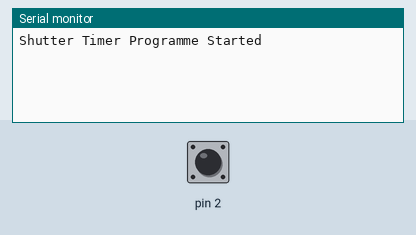
This sketch was run on a simulated Arduino Uno, built with avr-gcc and run on an emulated ATmega328P. Parts: the last lines printed to the serial monitor. The inputs (shaded band) are chosen by the test bench; at power-on: pin 2 LOW.

Above: at 1.2 s.
1.3 s: pin 2 pulsed HIGH 2 times (0.12 s each, 0.3 s apart)
At 1.49 s:
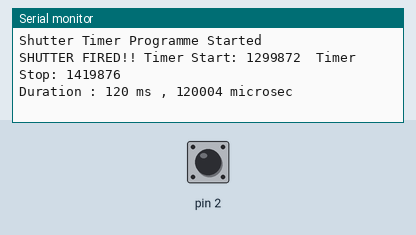
At 3.2 s:
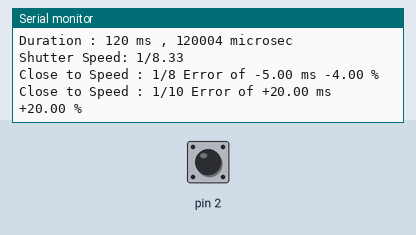

Measured:
- after the input at 1.3 s, the serial monitor: prints a new line after 0.12 s (image 1)

The sketch:

sketch_CameraShutterTimerIW.ino
```cpp
// Arduino Shutter Timer inspired by CAMERADACTYL Cameras this extended and revised version of the code created by Ian Wallace (Instagram & Twitter: @ian_onahillroad) june 2020
// Original CAMERADACTYL hardware construction video  https://youtu.be/UwOh3da_Y8s

volatile long Start = 0; // this is the time in microseconds that the shutter opens (the arduino runs a microsecond clock in the background always - it is reasonably accurate for this purpose)
volatile long Stop = 0;  // this is the time in microseconds that the shutter closes
volatile bool ShutterFired = false; // Communication from Interrupt that the shutter just fired.

void setup() {                                                                 //This part of the program is run exactly once on boot

  Serial.begin(9600);                                                          //opens a serial connection.
  attachInterrupt(digitalPinToInterrupt(2), ShutterChangeDetector, CHANGE);    //run the function ShutterChangeDetector, every time the voltage on pin 2 changes.
  Serial.println("Shutter Timer Programme Started" );                          // Let the user know we started.
  Serial.println();
  ShutterFired = false;

}

void CloseToSpeed(long closeto, long truespeed) {

  // Supporting utility function
  // used to easily compare to common shutter speeds and show error in shutter speed if a close match
  // Only intended to display fractional speeds

  // PARAM closeto      is the denominator of the common speed to check eg.  2  for half a sec 125 for 1/125
  // PARAM truespeed    is the measured speed in **microsconds**

  // show true speeds that are within these brackets of the typical shutter camera speed

  const float LOWERLIMIT = 0.75; // 75%
  const float UPPERLIMIT = 1.25; // 125%

  long closetomicros;

  // sanity check Positive number less than 1 sec

  if ((truespeed < 1000000) && (truespeed > 0) && (closeto > 1 ) && ( closeto < 1000000) ) {

    closetomicros = 1000000 / closeto;  //convert closeto to microseconds

    // is it within limits (typically) 25% of the closeto speed?  - 25% is an arbitrary amount but seems to work quite well

    if ( ((float)truespeed / (float)closetomicros > LOWERLIMIT ) && ((float)truespeed / (float)closetomicros < UPPERLIMIT)) {

      //Its close so print a comparison

      Serial.print("Close to Speed : 1/");
      Serial.print(closeto);
      Serial.print(" Error of " );
      if ((truespeed - closetomicros) > 0) {
        Serial.print("+");
      }
      Serial.print((float)((truespeed - closetomicros)) / 1000);
      Serial.print(" ms " ) ;
      if (truespeed == closetomicros) {
        Serial.println (" Accurate!!! ");
      } else {

        if ((truespeed - closetomicros) > 0) {
          Serial.print("+");
        }
        Serial.print( (((float)(truespeed - closetomicros) * 100) / closetomicros) );
        Serial.println(" %" ) ;
      }
    }

  } else {

    // bad params
    Serial.println("Bad CloseToSpeed function Params");
    Serial.print("closeto : ");
    Serial.println(closeto);
    Serial.print("truespeed : ");
    Serial.println(truespeed);

  }

}

void loop() {

  // this main loop runds continiously looking to see if the ISR flagged that the shutter just fired.
  // most user outputs are presented in miliseconds ms (ms seem esier to understand than microseconds!)

  const float SHOWASSECONDSOVER = 0.7; // display shutter speeds over this number of seconds as a number of second speed not a fractional speed.

  if (ShutterFired ) {

    noInterrupts(); // block new spurious clock inerrupts while we deal with this - we dont want our clock times messed with!

    // we were recording - show the raw data
    Serial.println();
    Serial.print("SHUTTER FIRED!! Timer Start: ");
    Serial.print(Start);
    Serial.print("  Timer Stop: ");
    Serial.println(Stop);
    Serial.println();

    long Speed = (Stop - Start);             // make a variable called speed, which is the total number of microseconds that the shutter is open for
    Serial.print("Duration : ");
    Serial.print(Speed / 1000);             //display total miliseconds in shutter interval
    Serial.print(" ms , ");
    Serial.print(Speed);
    Serial.println(" microsec") ;
    Serial.println();

    float SS = (float)Speed / 1000000;  // make a variable SS, which is how many fractioanl seconds that the shutter open for
    // approximate anything over 700ms to be assumed to be a 1sec Plus exposure attemt and less as a fractional shutter speed
    if (SS > SHOWASSECONDSOVER) {

      Serial.print("Exposure Duration: ");
      Serial.print(SS);
      Serial.print(" Seconds");
      Serial.println();

    } else {

      float SS2 = 1 / SS;                 // make a variable SS2, which is the inverse of the SS, or 1/ the shutter speed
      Serial.print("Shutter Speed: 1/");
      Serial.println(SS2);                //display the shutter speed
      Serial.println();

      // JUST ADD EXTRA CALLS HERE IF YOU NEED A SPEED THAT IS NOT LISTED.

      CloseToSpeed(2, Speed);  // eg. 1/2 a second
      CloseToSpeed(3, Speed);
      CloseToSpeed(4, Speed);
      CloseToSpeed(5, Speed);
      CloseToSpeed(8, Speed);
      CloseToSpeed(10, Speed);
      CloseToSpeed(15, Speed);
      CloseToSpeed(20, Speed);
      CloseToSpeed(25, Speed);
      CloseToSpeed(30, Speed);
      CloseToSpeed(45, Speed);
      CloseToSpeed(60, Speed);
      CloseToSpeed(100, Speed);
      CloseToSpeed(125, Speed);// eg. 1/125 a second
      CloseToSpeed(150, Speed);
      CloseToSpeed(200, Speed);
      CloseToSpeed(250, Speed);
      CloseToSpeed(300, Speed);
      CloseToSpeed(500, Speed);
      CloseToSpeed(750, Speed);
      CloseToSpeed(1000, Speed);
      CloseToSpeed(2000, Speed);
      CloseToSpeed(3000, Speed);
      CloseToSpeed(4000, Speed);
      CloseToSpeed(5000, Speed);
    }

    Serial.println();

    // reset
    Start = 0;                         // reset Start to 0
    Stop = 0;                           //reset Stop to 0
    ShutterFired = false;

    interrupts();  // read to take the next oone

  }

}

void ShutterChangeDetector() {

  // this is the interrupt function, which is called everytime the voltage on pin 2 changes - this follows the principle of minimising work in the ISR
  // the only job of this ISR is to detect the shutter firing and collect the start end times.

  ShutterFired = false; // assume not fired

  if (digitalRead(2) == HIGH && Start == 0) {

    // shutter opened - we just start a new timing
    Start = micros();       //set the variable Start to current microseconds

  } else if ((digitalRead(2) == LOW ) && (Start != 0)) {

    // Low - the shutter just closed
    Stop = micros();      // set the variable Stop to current microseconds

    if (Stop > Start) {

      ShutterFired = true;

    } else {

      //Audrino timer resets to 0 every 70 mins so these can get muddled/
      Start = 0;                         // reset Start to 0
      Stop = 0;                           //reset Stop to 0

    }

  } else {

    // a bit unexpected - starting stopping perhaps b- just reset
    Start = 0;                         // reset Start to 0
    Stop = 0;                           //reset Stop to 0

  }

}
```
